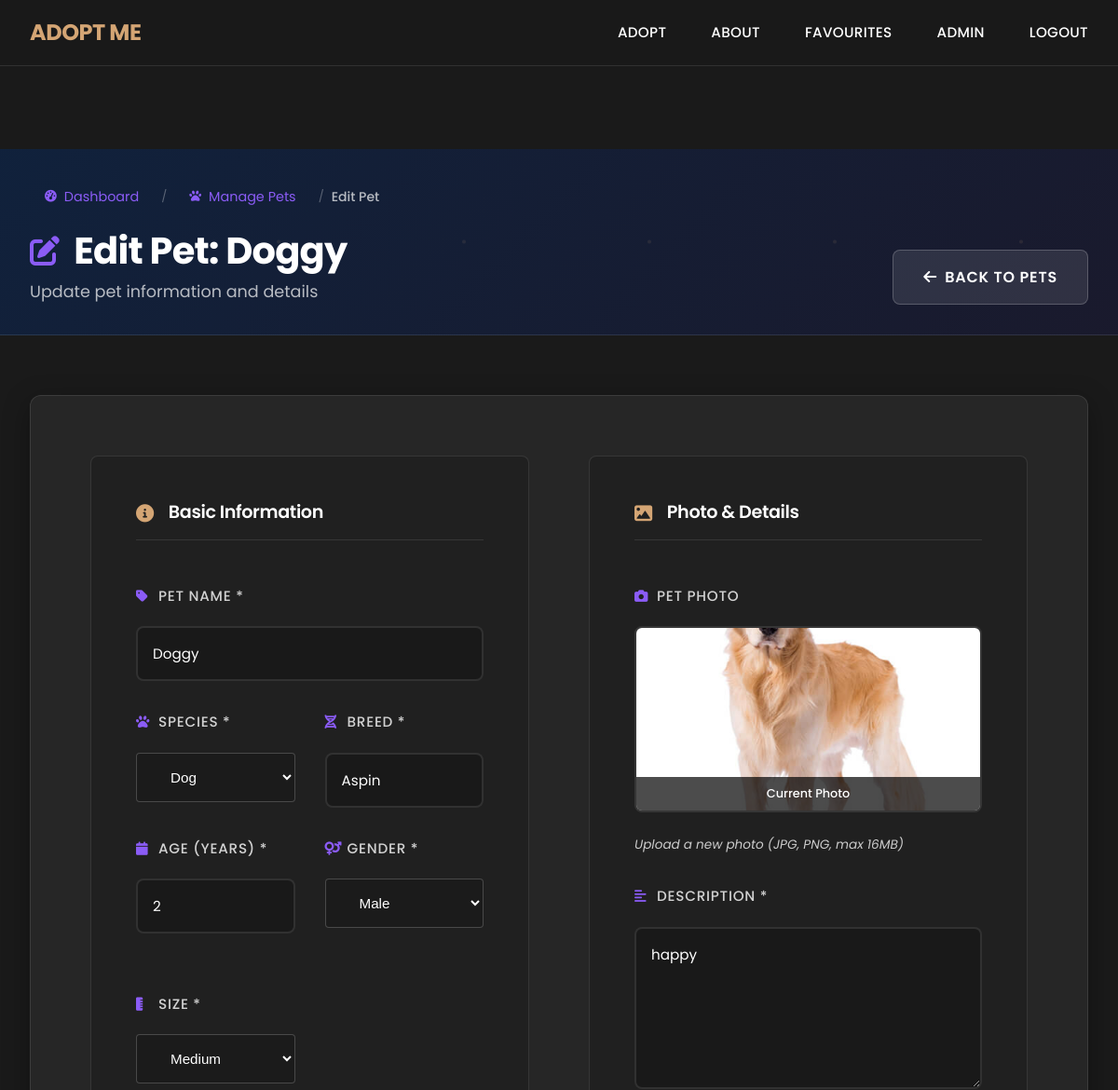
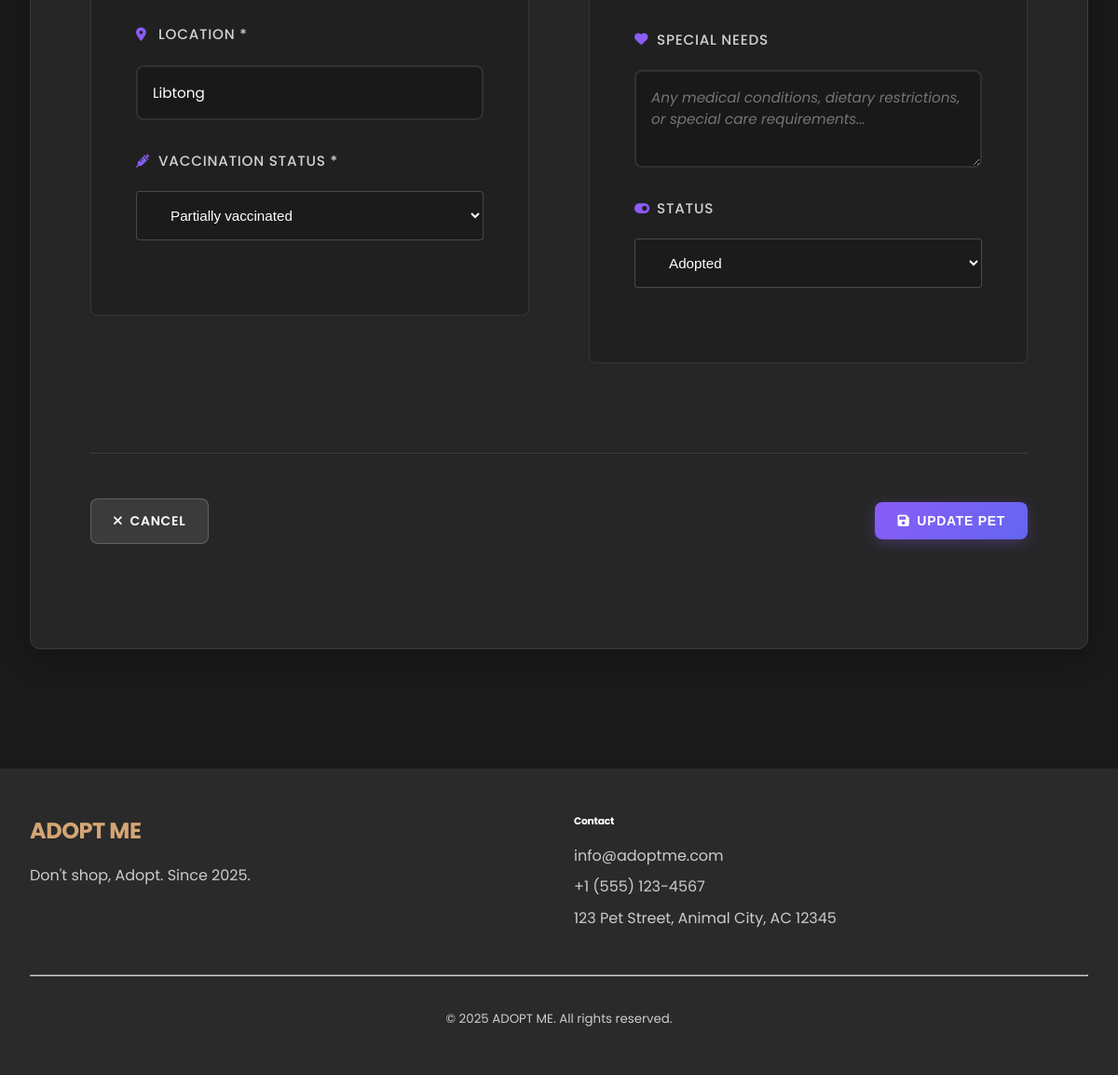
Screenshot of /admin/pet/11/edit (signed in) with the database file from the repository (2 pictures, top to bottom).
### tables this page shows
CREATE TABLE pets (
            id INTEGER PRIMARY KEY AUTOINCREMENT,
            name TEXT NOT NULL,
            species TEXT NOT NULL,
            breed TEXT NOT NULL,
            age INTEGER NOT NULL,
            gender TEXT NOT NULL,
            size TEXT NOT NULL,
            description TEXT,
            special_needs TEXT,
            vaccination_status TEXT,
            photo_filename TEXT,
            location TEXT,
            status TEXT DEFAULT 'available',
            created_at TIMESTAMP DEFAULT CURRENT_TIMESTAMP
        );

### app.py (the view)
    def decorated_function(*args, **kwargs):
        if 'user_id' not in session or session.get('role') != 'admin':
            flash('Access denied. Admin privileges required.', 'error')
            return redirect(url_for('index'))
        return f(*args, **kwargs)

### app.py (called while the page is built, shortened)
def get_db_connection():
    conn = sqlite3.connect('pet_adoption.db')
    conn.row_factory = sqlite3.Row
    return conn

def admin_required(f):
    def decorated_function(*args, **kwargs):
        if 'user_id' not in session or session.get('role') != 'admin':
            flash('Access denied. Admin privileges required.', 'error')
            return redirect(url_for('index'))
        return f(*args, **kwargs)
    decorated_function.__name__ = f.__name__
    return decorated_function

@app.route('/admin/pet/<int:pet_id>/edit', methods=['GET', 'POST'])
@admin_required
def admin_edit_pet(pet_id):
    conn = get_db_connection()
    pet = conn.execute('SELECT * FROM pets WHERE id = ?', (pet_id,)).fetchone()
    if not pet:
        flash('Pet not found.', 'error')
        conn.close()
        return redirect(url_for('admin_pets'))
    conn.close()
    return render_template('admin_edit_pet.html', pet=pet)

### templates/admin_edit_pet.html (shortened to what this page needs)
{% extends "base.html" %}
{% block content %}
<div class="admin-edit-pet-page">
    <div class="admin-page-header" data-aos="fade-down">
        <div class="container">
            <div class="page-header-content">
                <div class="header-left">
                    <div class="page-breadcrumb">
                        <a href="{{ url_for('admin_dashboard') }}" class="breadcrumb-link">
                            <i class="fas fa-tachometer-alt"></i>
                            Dashboard
                        </a>
                        <span class="breadcrumb-separator">/</span>
                        <a href="{{ url_for('admin_pets') }}" class="breadcrumb-link">
                            <i class="fas fa-paw"></i>
                            Manage Pets
                        </a>
                        <span class="breadcrumb-separator">/</span>
                        <span class="breadcrumb-current">Edit Pet</span>
                    </div>
                    <h1 class="page-title">
                        <i class="fas fa-edit"></i>
                        Edit Pet: {{ pet.name }}
                    </h1>
                    <p class="page-subtitle">Update pet information and details</p>
                </div>
                <div class="header-right">
                    <a href="{{ url_for('admin_pets') }}" class="modern-btn secondary large">
                        <i class="fas fa-arrow-left"></i>
                        <span>Back to Pets</span>
                    </a>
                </div>
            </div>
        </div>
    </div>
    <div class="edit-form-section" data-aos="fade-up">
        <div class="container">
            <div class="edit-form-card">
                <form method="POST" enctype="multipart/form-data" class="modern-form">
                    <div class="form-grid">
                        <div class="form-column">
                            <div class="form-section">
                                <h3 class="section-title">
                                    <i class="fas fa-info-circle"></i>
                                    Basic Information
                                </h3>
                                <div class="form-group">
                                    <label for="name" class="modern-label">
                                        <i class="fas fa-tag"></i>
                                        Pet Name *
                                    </label>
                                    <input type="text" class="modern-input" id="name" name="name" value="{{ pet.name }}"
                                        required>
                                </div>
                                <div class="form-row">
                                    <div class="form-group">
                                        <label for="species" class="modern-label">
                                            <i class="fas fa-paw"></i>
                                            Species *
                                        </label>
                                        <select class="modern-select" id="species" name="species" required>
                                            <option value="dog" {{ 'selected' if pet.species=='dog' }}>Dog</option>
                                        </select>
                                    </div>
                                    <div class="form-group">
                                        <label for="breed" class="modern-label">
                                            <i class="fas fa-dna"></i>
                                            Breed *
                                        </label>
                                        <input type="text" class="modern-input" id="breed" name="breed"
                                            value="{{ pet.breed }}" required>
                                    </div>
                                </div>
                                <div class="form-row">
                                    <div class="form-group">
                                        <label for="age" class="modern-label">
                                            <i class="fas fa-calendar"></i>
                                            Age (years) *
                                        </label>
                                        <input type="number" class="modern-input" id="age" name="age"
                                            value="{{ pet.age }}" min="0" max="25" required>
                                    </div>
                                    <div class="form-group">
                                        <label for="gender" class="modern-label">
                                            <i class="fas fa-venus-mars"></i>
                                            Gender *
                                        </label>
                                        <select class="modern-select" id="gender" name="gender" required>
                                            <option value="male" {{ 'selected' if pet.gender=='male' }}>Male</option>
                                        </select>
                                    </div>
                                    <div class="form-group">
                                        <label for="size" class="modern-label">
                                            <i class="fas fa-ruler-vertical"></i>
                                            Size *
                                        </label>
                                        <select class="modern-select" id="size" name="size" required>
                                            <option value="medium" {{ 'selected' if pet.size=='medium' }}>Medium
                                            </option>
                                        </select>
                                    </div>
                                </div>
                                <div class="form-group">
                                    <label for="location" class="modern-label">
                                        <i class="fas fa-map-marker-alt"></i>
                                        Location *
                                    </label>
                                    <input type="text" class="modern-input" id="location" name="location"
                                        value="{{ pet.location }}" required>
                                </div>
                                <div class="form-group">
                                    <label for="vaccination_status" class="modern-label">
                                        <i class="fas fa-syringe"></i>
                                        Vaccination Status *
                                    </label>
                                    <select class="modern-select" id="vaccination_status" name="vaccination_status"
                                        required>
                                        <option value="partial" {{ 'selected' if pet.vaccination_status=='partial' }}>
                                            Partially vaccinated</option>
                                    </select>
                                </div>
                            </div>
                        </div>
                        <div class="form-column">
                            <div class="form-section">
                                <h3 class="section-title">
                                    <i class="fas fa-image"></i>
                                    Photo & Details
                                </h3>
                                <div class="form-group">
                                    <label for="photo" class="modern-label">
                                        <i class="fas fa-camera"></i>
                                        Pet Photo
                                    </label>
                                    <div class="photo-upload-container">
                                        {% if pet.photo_filename %}
                                        <div class="current-photo">
                                            <img src="{{ url_for('static', filename='images/' + pet.photo_filename) }}"
                                                alt="Current photo of {{ pet.name }}" class="current-photo-img">
                                            <div class="current-photo-overlay">
                                                <span>Current Photo</span>
                                            </div>
                                        </div>
                                        {% endif %}
                                        <div class="form-help">Upload a new photo (JPG, PNG, max 16MB)</div>
                                    </div>
                                </div>
                                <div class="form-group">
                                    <label for="description" class="modern-label">
                                        <i class="fas fa-align-left"></i>
                                        Description *
                                    </label>
                                    <textarea class="modern-input" id="description" name="description" rows="6" required
                                        placeholder="Describe the pet's personality, behavior, and any special characteristics...">{{ pet.description }}</textarea>
                                </div>
                                <div class="form-group">
                                    <label for="special_needs" class="modern-label">
                                        <i class="fas fa-heart"></i>
                                        Special Needs
                                    </label>
                                    <textarea class="modern-input" id="special_needs" name="special_needs" rows="3"
                                        placeholder="Any medical conditions, dietary restrictions, or special care requirements...">{{ pet.special_needs or '' }}</textarea>
                                </div>
                                <div class="form-group">
                                    <label for="status" class="modern-label">
                                        <i class="fas fa-toggle-on"></i>
                                        Status
                                    </label>
                                    <select class="modern-select" id="status" name="status">
                                        <option value="adopted" {{ 'selected' if pet.status=='adopted' }}>Adopted
                                        </option>
                                    </select>
                                </div>
                            </div>
                        </div>
                    </div>
                    <div class="form-actions">
                        <div class="action-buttons">
                            <a href="{{ url_for('admin_pets') }}" class="modern-btn secondary">
                                <i class="fas fa-times"></i>
                                <span>Cancel</span>
                            </a>
                            <button type="submit" class="modern-btn primary">
                                <i class="fas fa-save"></i>
                                <span>Update Pet</span>
                            </button>
                        </div>
                    </div>
                </form>
            </div>
        </div>
    </div>
</div>
{% endblock %}

### static/css/style.css (style rules this page uses)
.admin-page-header { background: linear-gradient( 135deg, rgba(16, 34, 62, 0.95), rgba(26, 26, 46, 0.95) ); border-bottom: 1px solid rgba(255, 255, 255, 0.1); padding: 2rem 0; margin-bottom: 0; }
.page-header-content { display: flex; justify-content: space-between; align-items: flex-end; gap: 2rem; }
.header-left .page-breadcrumb { display: flex; align-items: center; gap: 0.5rem; margin-bottom: 1rem; font-size: 0.875rem; }
.breadcrumb-link { color: #8b5cf6; text-decoration: none; display: flex; align-items: center; gap: 0.5rem; transition: color 0.2s ease; }
.breadcrumb-separator { color: rgba(255, 255, 255, 0.3); }
.breadcrumb-current { color: rgba(255, 255, 255, 0.7); }
.page-title { color: #ffffff; font-size: 2.5rem; font-weight: 700; margin: 0; display: flex; align-items: center; gap: 1rem; }
.page-title i { color: #8b5cf6; }
.page-subtitle { color: rgba(255, 255, 255, 0.7); font-size: 1.1rem; margin: 0.5rem 0 0 0; }
.modern-btn { display: inline-flex; align-items: center; gap: 0.5rem; padding: 0.75rem 1.5rem; font-weight: 600; text-decoration: none; border-radius: 8px; transition: all 0.2s ease; border: none; cursor: pointer; font-size: 0.875rem; position: relative; overflow: hidden; }
.modern-btn.primary { background: linear-gradient(135deg, #8b5cf6, #6366f1); color: #ffffff; box-shadow: 0 4px 15px rgba(139, 92, 246, 0.3); }
.modern-btn.large { padding: 1rem 2rem; font-size: 1rem; }
.action-buttons { display: flex; gap: 0.75rem; }
.form-group { display: flex; flex-direction: column; gap: 0.75rem; }
.modern-label { display: flex; align-items: center; gap: 0.5rem; color: rgba(255, 255, 255, 0.8); font-size: 0.95rem; font-weight: 500; }
.modern-label i { color: #8b5cf6; }
.modern-input { background: rgba(26, 26, 26, 0.8); border: 2px solid rgba(255, 255, 255, 0.1); border-radius: 8px; padding: 1rem; color: #ffffff; font-size: 0.95rem; transition: all 0.2s ease; resize: vertical; font-family: inherit; }
.modern-input::placeholder { color: rgba(255, 255, 255, 0.4); font-style: italic; }
.modern-btn.secondary { background: rgba(255, 255, 255, 0.1); color: #ffffff; border: 1px solid rgba(255, 255, 255, 0.2); }
.form-section { margin-bottom: 2rem; }

### rows the page displays
pets: name "Doggy", breed "Aspin", age "2", location "Libtong", photo_filename (picture), description "happy"
